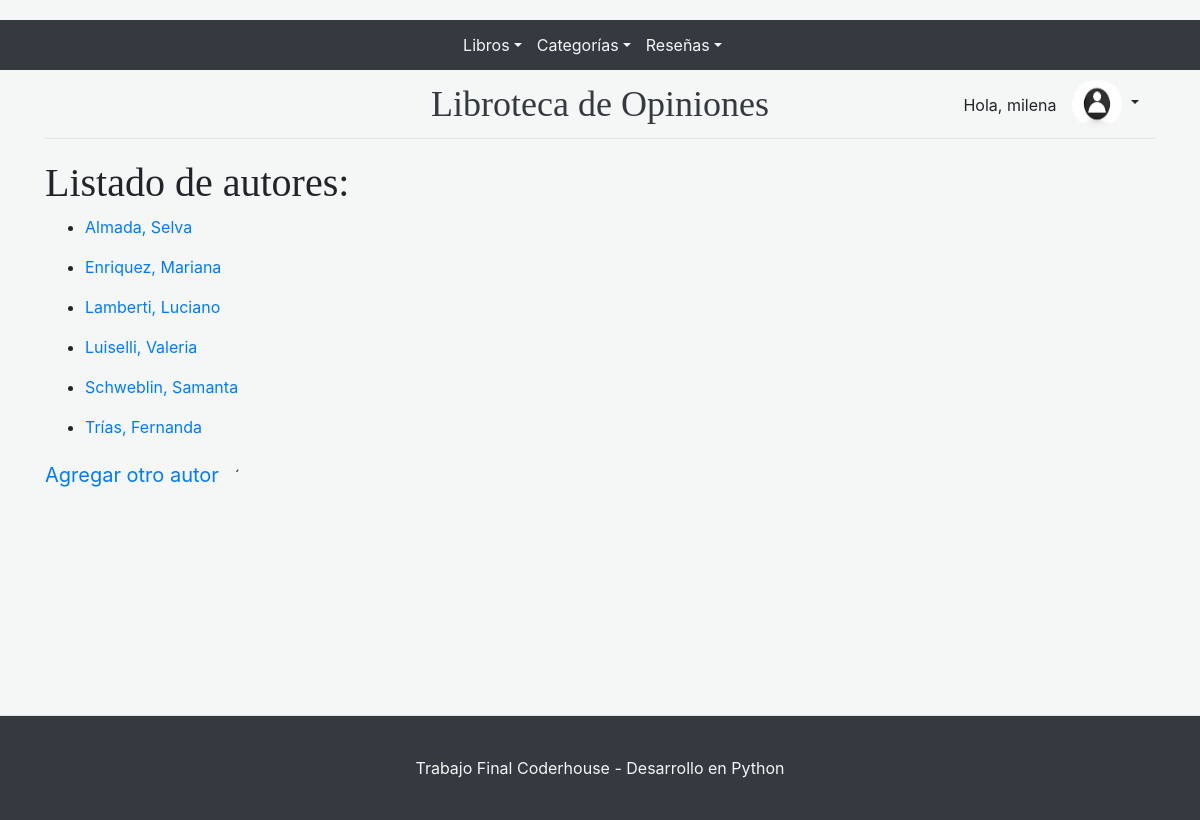
Before: /libros/listaAutores/ (signed in) with the older database file.
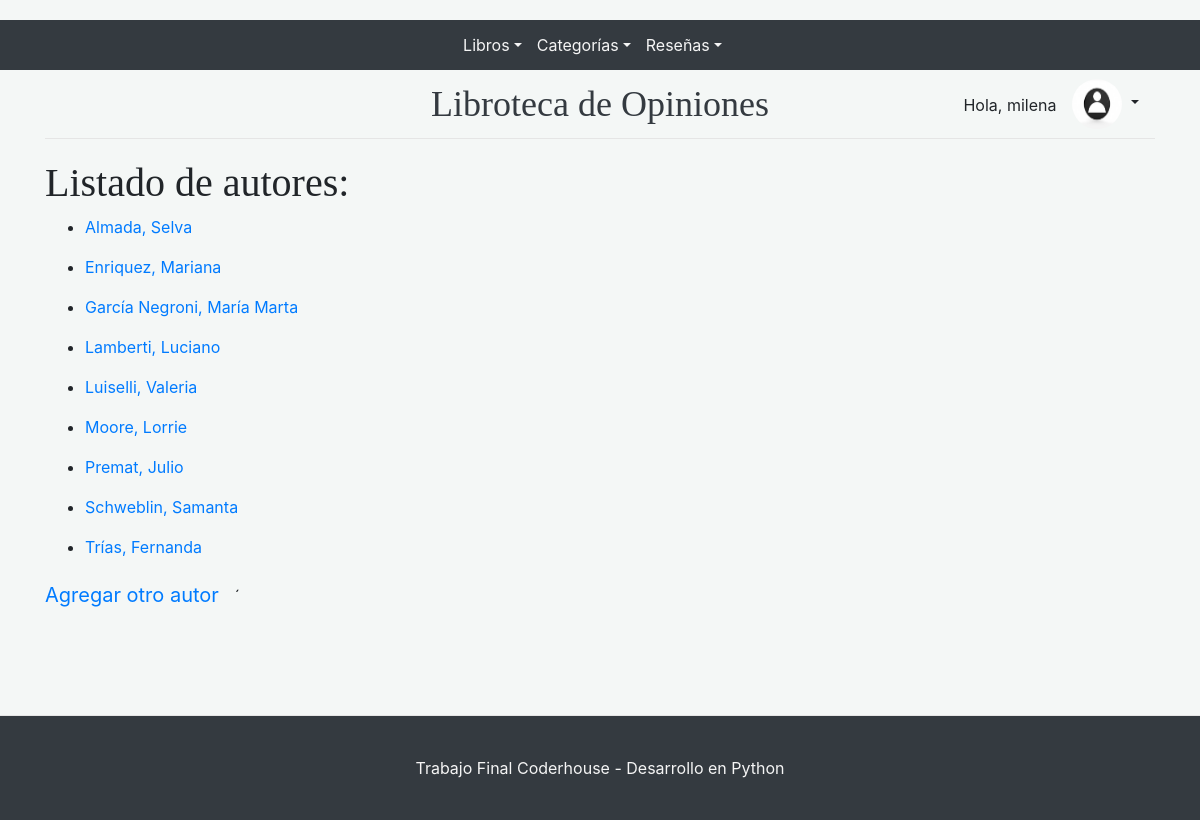
After: the same page with the newer database file.
### Libros/models.py (models this page shows, shortened)
class Autor(models.Model):
    nombre= models.CharField(max_length=30)
    apellido= models.CharField(max_length=30)
    class Meta:
        ordering = ["apellido"]

### Libros/views.py (the view)
# urls.py: path('listaAutores/', views.listaAutores, name='ListaAutores'),
def listaAutores(request):
    autores=Autor.objects.all()
    return render(request, "libros/listaAutores.html", {"autores":autores})

### Libros/templates/Libros/listaAutores.html (shortened to what this page needs)
{% extends "Blog/padre_simple.html" %}
{% load static %}
{% block cuerpodelapagina %}
{% if mensaje %}
<h2>{{ mensaje }}</h2>
{% else %}
<h1>Listado de autores: </h1>
    {% for autor in autores %}
    <ul>
    <li><a href="{% url 'AutorVista' autor.id %}"> {{ autor.apellido }}, {{ autor.nombre }} </a>   </li>
</ul>
    {% endfor %}
    {% endif %}
    <a class="navbar-brand" href="{% url 'AutorCrear' %}">Agregar otro autor</a>´
{% endblock %}

Changed rows visible on the page:
added Autor: apellido "García Negroni", nombre "María Marta"
added Autor: apellido "Moore", nombre "Lorrie"
added Autor: apellido "Premat", nombre "Julio"
